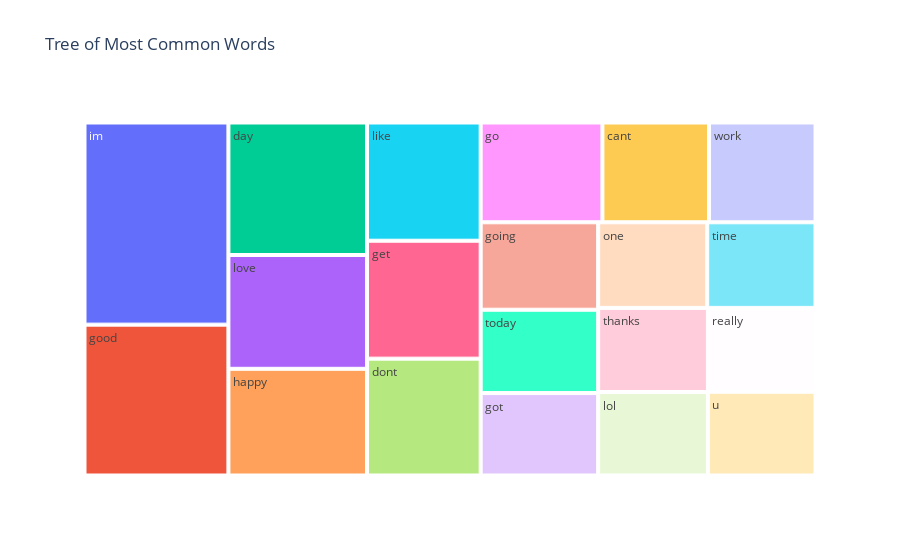

Notebook code for this chart:
### Code cell
fig = px.treemap(temp, path=['Common_words'], values='count',title='Tree of Most Common Words')
fig.show()

### Figure 1 — Plotly figure (JSON) as saved in the notebook; plotly's stock layout.template omitted (floating-point values rounded to 4 significant figures)
{"data": [{"branchvalues": "total", "domain": {"x": [0, 1], "y": [0, 1]}, "hovertemplate": "labels=%{label}<br>count=%{value}<br>parent=%{parent}<br>id=%{id}<extra></extra>", "ids": ["cant", "day", "dont", "get", "go", "going", "good", "got", "happy", "im", "like", "lol", "love", "one", "really", "thanks", "time", "today", "u", "work"], "labels": ["cant", "day", "dont", "get", "go", "going", "good", "got", "happy", "im", "like", "lol", "love", "one", "really", "thanks", "time", "today", "u", "work"], "name": "", "parents": ["", "", "", "", "", "", "", "", "", "", "", "", "", "", "", "", "", "", "", ""], "type": "treemap", "values": [613, 1058, 765, 772, 700, 592, 1251, 558, 852, 1676, 774, 528, 909, 538, 520, 532, 534, 564, 519, 612]}], "layout": {"legend": {"tracegroupgap": 0}, "title": {"text": "Tree of Most Common Words"}}}
